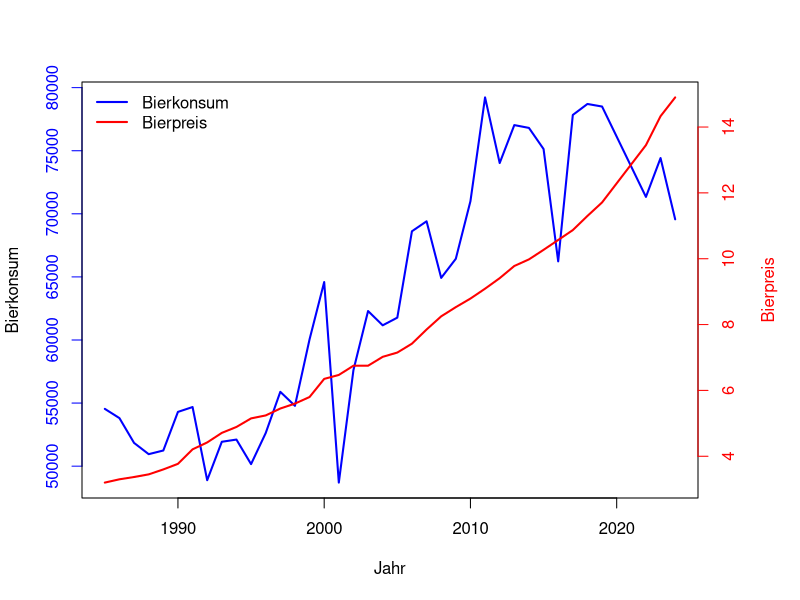

R code for this plot:
# wo bin ich?

getwd()
#-------------------------------------------------------------------------------
# vergleiche !

read.csv2("data//input//oktoberfest.csv")

read.csv2("data//input//oktoberfest.csv", sep=",")
#-------------------------------------------------------------------------------

# 1. Analysiere den Data Frame

# 2. Überlege dir 10 verschiedene Fragestellungen und beantworte diese mit Hilfe deines Codes

# 3. Visualisiere den Bierkonsum und Bierpreise, sowie Hendlkonsum und Hendlpreise

#-------------------------------------------------------------------------------

# Bierkonsum und Bierpreise
dff <- read.csv2("data//input//oktoberfest.csv", sep=",")

par(mar = c(5, 4, 4, 5) + 0.1)

plot(dff$jahr, dff$bier_konsum,
     type = "l", col = "blue", lwd = 2,
     xlab = "Jahr", ylab = "Bierkonsum",
     axes = FALSE)

axis(1)
axis(2, col = "blue", col.axis = "blue")
box()

par(new = TRUE)

plot(dff$jahr, as.numeric(dff$bier_preis),
     type = "l", col = "red", lwd = 2,
     axes = FALSE, xlab = "", ylab = "",
     ylim = range(as.numeric(dff$bier_preis), na.rm = TRUE))

axis(4, col = "red", col.axis = "red")
mtext("Bierpreis", side = 4, line = 3, col = "red")

legend("topleft",
       legend = c("Bierkonsum", "Bierpreis"),
       col = c("blue", "red"),
       lwd = 2,
       bty = "n")
#-------------------------------------------------------------------------------

# Generiere 1000 binomialverteilten Zufallsvariablen mit p = 0.15 und stelle sie grafisch dar

#-------------------------------------------------------------------------------

# Generiere 1000 poissonverteilten Zufallsvariablen mit lambda = 1.2 und stelle sie grafisch dar

#-------------------------------------------------------------------------------


# 1) In welchem Jahr der größte Bierkonsum?


# 2) Wie lange hat das Oktoberfest maximal gedauert?


# 3) Wie viele Hendl wurden durchschnittlich konsumiert?


# 4) was war der niedrigste Hendl-Preis?
# 5) Wann erreichte die Besucherzahl ihr Maximum (Jahr) ?
# 6) In welchem Jahr war das Bier am teuersten?
# 7) Durchschnittliche Besucheranzahl
# 8) Preisanstieg vom Bierpreis von 1985 bis 2024 
# 9) In welchem Jahr war das Bier am günstigsten?
# 10)Korrelation zwischen Hendl Konsum und Bierkonsum 
